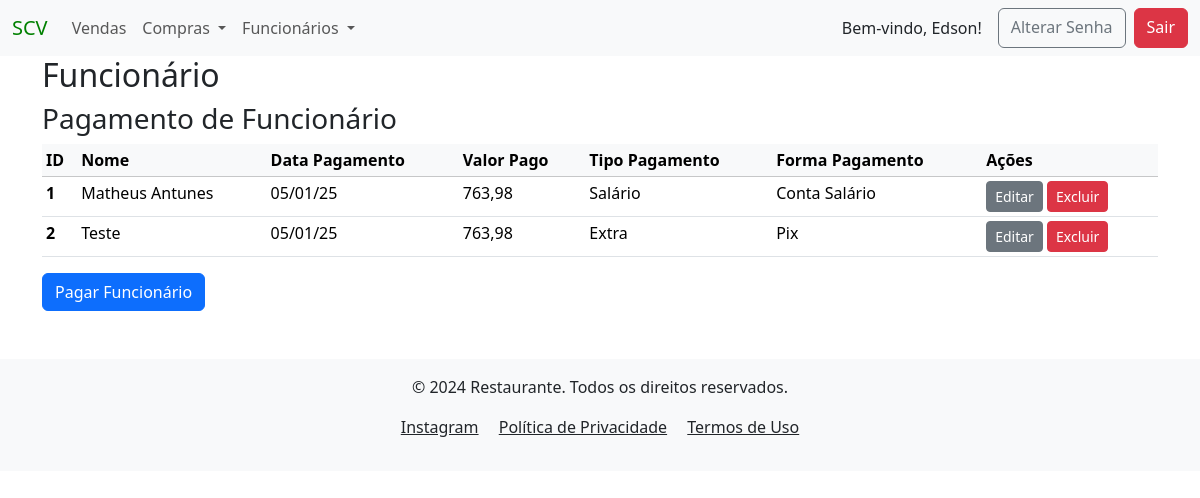
The app's page /payment/ (signed in) with its own data.
### funcionarios/models.py (models this page shows)
class Pagamento(models.Model):
    lista_tipo_pagamento = [
                            ('Salário', 'Salário'),
                            ('Adiantamento', 'Adiantamento'),
                            ('Vale', 'Vale'),
                            ('Vale Transporte', 'Vale Transporte'),
                            ('Extra', 'Extra'),
                            ('Rescisão', 'Rescisão'),
                            ('Comissão', 'Comissão'),
                            ('Férias', 'Férias'),
                            ('13° Salário', '13° Salário')
                            ]
    lista_forma_pagamento = [
                             ('Conta Salário', 'Conta Salário'),
                             ('Dinheiro', 'Dinheiro'),
                             ('Transferência', 'Transferência'),
                             ('Pix', 'Pix'),
                             ('Cheque', 'Cheque'),
                             ('Multa Recisória', 'Multa Recisória')
                             ]
    created_at = models.DateTimeField(auto_now_add=True)
    nome_funcionario = models.ForeignKey(Cadastro, on_delete=models.PROTECT, verbose_name="Funcionário", null=False)
    data_pagamento = models.DateField(verbose_name="Data Pagamento", null=False, blank=False,)
    valor_pago = models.DecimalField(verbose_name="Valor Pago", max_digits=9, decimal_places=2, null=False, blank=False)
    tipo_pagamento = models.CharField(verbose_name="Tipo de Pagamento", max_length=15, choices=lista_tipo_pagamento, null=False, blank=False)
    forma_pagamento = models.CharField(verbose_name="Forma de Pagamento", max_length=15, choices=lista_forma_pagamento, null=False, blank=False)
    author = models.ForeignKey(User, on_delete=models.PROTECT, blank=False, default=1)
    dt_atualizado = models.DateTimeField(auto_now=True, null=False, blank=False)

class Cadastro(models.Model):
    LIST_BANK = [('Banco do Brasil', 'Banco do Brasil'),
                   ('Banco Original', 'Banco Original'),
                   ('Bradesco', 'Bradesco'),
                   ('Caixa Econômica', 'Caixa Econômica'),
                   ('C6 Bank', 'C6 Bank'),
                   ('Itau', 'Itau'),
                   ('Inter', 'Inter'),
                   ('Neon', 'Neon'),
                   ('Next', 'Next'),
                   ('Nubank', 'Nubank'),
                   ('Santander', 'Santander'),
                   ]
    created_at = models.DateTimeField(auto_now_add=True)
    nome_funcionario = models.CharField(verbose_name="Funcionário", max_length=40 , blank=False, unique=True)
    rg = models.CharField(verbose_name="RG", max_length=14, null=True , blank=True)
    cpf = models.CharField(verbose_name="CPF", max_length=14, null=True , blank=True)
    carteira_trabalho = models.CharField(verbose_name="CTPS", max_length=12, null=True, blank=True)
    endereco = models.CharField(verbose_name="Endereço", max_length=40, null=True, blank=True)
    numero = models.CharField(verbose_name="Número", max_length=255, null=True, blank=True)
    bairro = models.CharField(verbose_name="Bairro", max_length=20, null=True, blank=True)
    cidade = models.CharField(verbose_name="Cidade", max_length=30, null=True, blank=True)
    telefone = models.CharField(verbose_name="Telefone", max_length=13, null=True, blank=True)
    banco = models.CharField(verbose_name="Banco", choices=LIST_BANK, max_length=15, null=True, blank=True)
    agencia = models.CharField(verbose_name="Agencia", max_length=7, null=True, blank=True)
    conta = models.CharField(verbose_name="Conta", max_length=10, null=True, blank=True)
    author = models.ForeignKey(User, on_delete=models.PROTECT, blank=False, default=1)
    dt_atualizado = models.DateTimeField(auto_now=True, null=False, blank=False)
    def __str__(self):
        return f"{self.nome_funcionario}"

### funcionarios/views.py (the view, shortened to what this page needs)
# urls.py: path('payment/', PagamentoListView.as_view(), name="pagamento_list"),
class PagamentoListView(LoginRequiredMixin, PermissionRequiredMixin, ListView):
    model = Pagamento
    template_name = 'funcionarios/pagamento_list.html'
    permission_required = 'funcionarios.view_pagamento'  # Permissão para visualizar objetos'

### funcionarios/templates/funcionarios/pagamento_list.html (shortened to what this page needs)
{% extends 'global/base.html' %}
{% block content %}
    <h2>Funcionário</h2>
    <h3>Pagamento de Funcionário</h3>
    {% if pagamento_list %}
        <table class="table table-sm">
            <thead class="table-light">
            <tr>
                <th scope="col">ID</th>
                <th scope="col">Nome</th>
                <th scope="col">Data Pagamento</th>
                <th scope="col">Valor Pago</th>
                <th scope="col">Tipo Pagamento</th>
                <th scope="col">Forma Pagamento</th>
                <th scope="col">Ações</th>
            </tr>
            </thead>
            <tbody>
                {% for pagamento in pagamento_list %}
                    <tr>
                        <th scope="row" >{{ pagamento.pk }}</th>
                        <td>{{ pagamento.nome_funcionario }}</td>
                        <td>{{ pagamento.data_pagamento| date:"d/m/y"| default:"-" }}</td>
                        <td>{{ pagamento.valor_pago| default:"-" }}</td>
                        <td>{{ pagamento.tipo_pagamento| default:"-" }}</td>
                        <td>{{ pagamento.forma_pagamento| default:"-" }}</td>
                        <td>
                            <a href="{% url 'update_payment' pk=pagamento.pk %}" class="btn btn-secondary btn-sm">Editar</a>
                            <a href="{% url 'delete_payment' pk=pagamento.pk %}" class="btn btn-danger btn-sm">Excluir</a>
                        </td>
                    </tr>
                {% endfor %}
            </tbody>
        </table>
    {% else %}
        <p>Não há registros</p>
    {% endif %}
    <a href="{% url 'create_payment' %}" class="btn btn-primary">Pagar Funcionário</a>
{% endblock content %}

### project/templates/global/base.html (shortened to what this page needs)
<!DOCTYPE html>
<html lang="pt-br">
  <head>
    <link href="https://cdn.jsdelivr.net/npm/bootstrap@5.3.3/dist/css/bootstrap.min.css"
    rel="stylesheet">
  </head>
  <body>
    <nav class="navbar navbar-expand-lg bg-body-tertiary">
      <div class="container-fluid">
        <a class="navbar-brand" href="{% url 'menu' %}" style="color: green">SCV</a>
        <div class="collapse navbar-collapse" id="navbarSupportedContent">
          <ul class="navbar-nav me-auto mb-2 mb-lg-0">
            <li class="nav-item">
              <a class="nav-link" href="{% url 'venda_list' %}">Vendas</a>
            <li class="nav-item dropdown">
              <a class="nav-link dropdown-toggle" href="#" role="button" data-bs-toggle="dropdown" aria-expanded="false">
                Compras
              </a>
            </li>
            <li class="nav-item dropdown">
              <a class="nav-link dropdown-toggle" href="#" role="button" data-bs-toggle="dropdown" aria-expanded="false">
                Funcionários
              </a>
            </li>
          </ul>
          <div class="d-flex ms-auto">
            {% if user.is_authenticated %}
              <span class="navbar-text text-dark me-3">
                Bem-vindo, {{ user.first_name }}!
              </span>
              <a href="{% url 'password_change' %}" class="btn btn-outline-secondary me-2">Alterar Senha</a>
              <a href="{% url 'logout' %}" class="btn btn-danger">Sair</a>
            {% else %}
              <a href="{% url 'login' %}" class="btn btn-outline-light">Login</a>
            {% endif %}
          </div>
        </div>
      </div>
    </nav>
    <main class="container">
        {% block content %}{% endblock content %}
    </main>
      <footer class="bg-body-tertiary text-dark py-3 mt-5">
        <div class="container text-center">
            <p>&copy; 2024 Restaurante. Todos os direitos reservados.</p>
            <p>
                <a href="https://www.instagram.com/sushicasaverde/"
                    class="text-dark me-3"
                    target="_blank"
                    rel="noopener noreferrer"
                    >Instagram</a>
                <a href="#" class="text-dark me-3">Política de Privacidade</a>
                <a href="#" class="text-dark">Termos de Uso</a>
            </p>
        </div>
      </footer>
  </body>
</html>

### records on screen
Pagamento: pk "1", nome_funcionario "Matheus Antunes", data_pagamento "05/01/25", valor_pago "763,98", tipo_pagamento "Salário", forma_pagamento "Conta Salário"
Pagamento: pk "2", nome_funcionario "Teste", data_pagamento "05/01/25", valor_pago "763,98", tipo_pagamento "Extra", forma_pagamento "Pix"

### other values on screen
{{ user.first_name }} "Edson"
